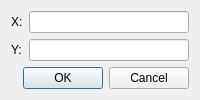
<?xml version="1.0" encoding="UTF-8"?>
<ui version="4.0">
 <class>CoordinateInputDialog</class>
 <widget class="QDialog" name="CoordinateInputDialog">
  <property name="windowTitle"><string>Koordinaten eingeben</string></property>
  <property name="minimumWidth"><number>220</number></property>
  <layout class="QVBoxLayout" name="verticalLayout">
   <item>
    <layout class="QFormLayout" name="formLayout">
     <item row="0" column="0">
      <widget class="QLabel" name="labelX"><property name="text"><string>X:</string></property></widget>
     </item>
     <item row="0" column="1">
      <widget class="QLineEdit" name="xEdit">
       <!--<property name="minimum"><double>-1000000.0</double></property>
       <property name="maximum"><double>1000000.0</double></property>
       <property name="decimals"><number>4</number></property>
       <property name="singleStep"><double>1.0</double></property>-->
      </widget>
     </item>
     <item row="1" column="0">
      <widget class="QLabel" name="labelY"><property name="text"><string>Y:</string></property></widget>
     </item>
     <item row="1" column="1">
      <widget class="QLineEdit" name="yEdit">
       <!--<property name="minimum"><double>-1000000.0</double></property>
       <property name="maximum"><double>1000000.0</double></property>
       <property name="decimals"><number>4</number></property>
       <property name="singleStep"><double>1.0</double></property>-->
      </widget>
     </item>
    </layout>
   </item>
   <item>
    <widget class="QDialogButtonBox" name="buttonBox">
     <property name="standardButtons"><set>QDialogButtonBox::Cancel|QDialogButtonBox::Ok</set></property>
    </widget>
   </item>
  </layout>
 </widget>
 <connections>
  <connection><sender>buttonBox</sender><signal>accepted()</signal><receiver>CoordinateInputDialog</receiver><slot>accept()</slot></connection>
  <connection><sender>buttonBox</sender><signal>rejected()</signal><receiver>CoordinateInputDialog</receiver><slot>reject()</slot></connection>
 </connections>
</ui>
